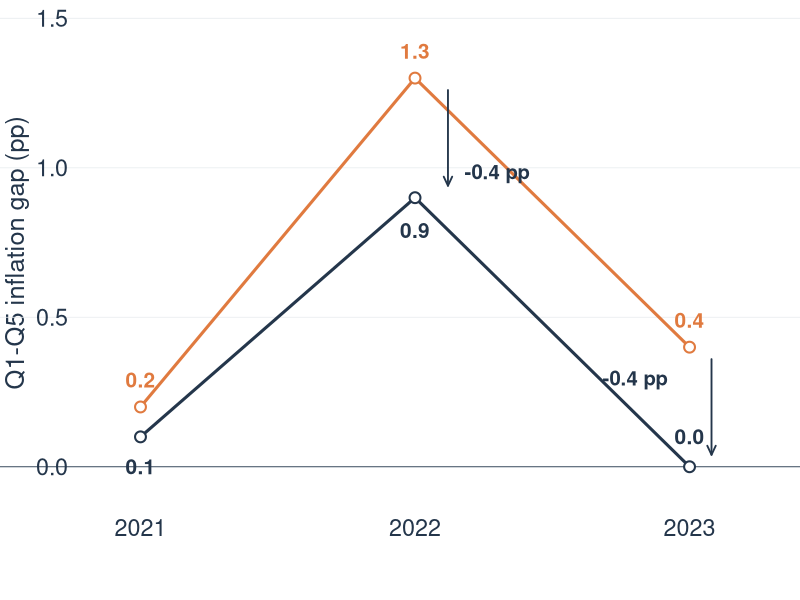

Write the R code that produced this figure.
# Direct annual Q1--Q5 inflation-gap comparison for slide 15.
# Values come from the annual observed and policy-counterfactual tables.

root <- normalizePath(".", mustWork = TRUE)
out <- file.path(root, "fig", "slide15_observed_no_policy_q1_q5_gap.pdf")

year <- 2021:2023
observed <- c(0.1, 0.9, 0.0)
policy_effect <- c(-0.1, -0.4, -0.4) # observed minus no-policy gap
no_policy <- observed - policy_effect

navy <- "#24364B"
orange <- "#E07A3F"
gray <- "#E8ECEF"

pdf(out, width = 9.8, height = 4.6, family = "sans", useDingbats = FALSE)
par(mar = c(5.0, 4.4, 0.3, 1.8), fg = navy, col.axis = navy,
    col.lab = navy, family = "sans", bty = "n", las = 1,
    cex.axis = 1.40, cex.lab = 1.52, xpd = NA)

plot(year, observed, type = "n", xlim = c(2020.9, 2023.18),
     ylim = c(-0.05, 1.48), xaxt = "n", yaxt = "n",
     xlab = "", ylab = "Q1-Q5 inflation gap (pp)")
abline(h = c(0, 0.5, 1.0, 1.5), col = gray, lwd = 0.8)
axis(1, at = year, labels = year, tick = FALSE, col = NA, col.axis = navy)
axis(2, at = c(0, 0.5, 1.0, 1.5), tick = FALSE, col = NA,
     col.axis = navy)
abline(h = 0, col = navy, lwd = 0.8)

lines(year, no_policy, col = orange, lwd = 3)
points(year, no_policy, col = orange, bg = "white", pch = 21, lwd = 2, cex = 1.45)
lines(year, observed, col = navy, lwd = 3)
points(year, observed, col = navy, bg = "white", pch = 21, lwd = 2, cex = 1.45)

text(year, no_policy + 0.09, sprintf("%.1f", no_policy), col = orange,
     font = 2, cex = 1.25)
text(year, observed - c(0.10, 0.11, -0.10), sprintf("%.1f", observed),
     col = navy, font = 2, cex = 1.25)

arrow_x <- c(2022.12, 2023.08)
arrows(arrow_x, no_policy[2:3] - 0.04,
       arrow_x, observed[2:3] + 0.04,
       length = 0.10, angle = 25, lwd = 1.8, col = navy)
text(2022.18, mean(c(no_policy[2], observed[2])) - 0.12, "-0.4 pp",
     col = navy, adj = 0, font = 2, cex = 1.22)
text(2022.92, mean(c(no_policy[3], observed[3])) + 0.09, "-0.4 pp",
     col = navy, adj = 1, font = 2, cex = 1.22)

legend(mean(par("usr")[1:2]), par("usr")[3] - 0.30,
       legend = c("No policy", "Observed"),
       col = c(orange, navy), lwd = 3, pch = 21,
       pt.bg = "white", pt.cex = 1.2,
       horiz = TRUE, xjust = 0.5, bty = "n", cex = 1.30)

dev.off()
